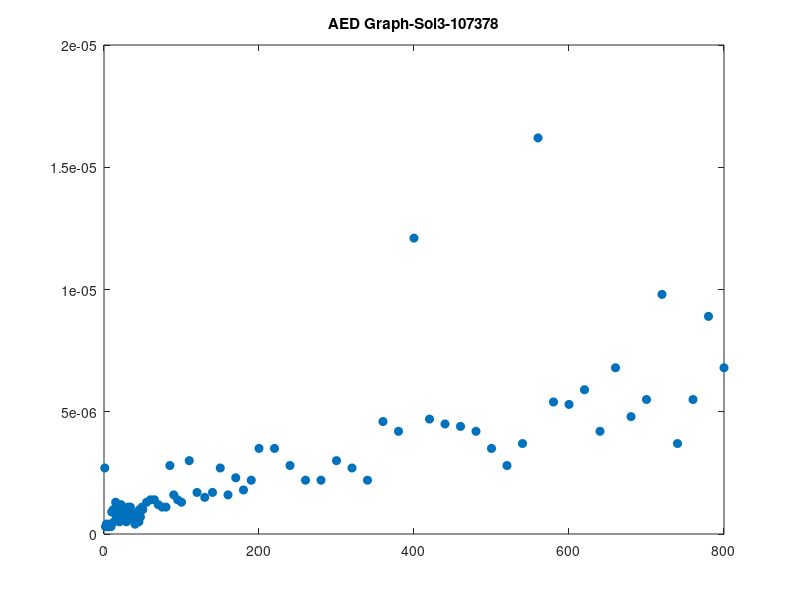

The MATLAB source for this figure:
fid = fopen("datav3Pedrinho.txt");
c = textscan(fid,'%f%f');
fclose(fid);

YR = cell2mat(c);



h = plot(YR(:,1),YR(:,2), 'o');
hold on
set(h, 'MarkerFaceColor', get(h,'Color'));
title('AED Graph-Sol3-107378')
